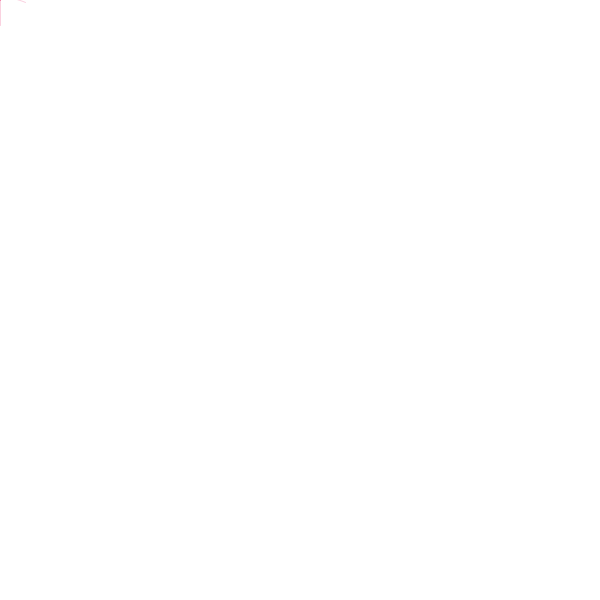
Frame 1 (no input)
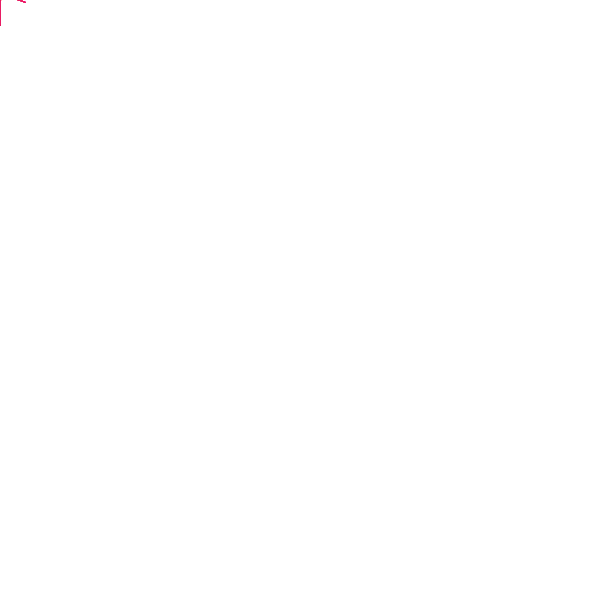
Frame 60 (the mouse pressed at the canvas centre just before this capture)
Frame 120 (the mouse held since frame 60 and released just before this capture): identical to frame 60, image omitted

The Processing sketch that drew these frames (run headless with seeded random() and noise(); from frame 60 on, the mouse is pressed at the canvas centre):

// Processing sketch: processing_26589
// ── processing_26589.pde

/* Written and coded by Alastair McDoougall Student Number z3335637 COFA UNSW April 2011*/

//--------------------------The Variable set up--------------------------//

//Stating variable for the code

int x;   // generic variable used below for creating a fill 
int y;  // generic variable used below for creating a fill 

int H;  // Variable used to randomly create a colour for the line/cure to draw in, named H to specify Hue
int S;  // Variable used to randomly create a colour for the line/cure to draw in, named S to specify Saturation
int V;  // Variable used to randomly create a colour for the line/cure to draw in, named V to specify Value/Brightness

float ufX;   // Variable used to trace mouse
float ufY;   // Variable used to trace mouse
float pufX;  // Variable used to trace mouse previous postion
float pufY;  // Variable used to trace mouse previous postion

float traceXY = 0.05; // Variable that determines the speed and easing amount the draw object follows the mouse


//--------------------------The setup section--------------------------//
void setup () {

  size(600,600);         // the size of the window
  background(255);       // thw default colour of the background currently set to white
  smooth();
  H = int(random(360));  //  Random variable 0-360 to determine Hue colour
  S = int(random(100));  //  Random variable 0-100 to determine Saturation
  V = int(random(100));  //  Random variable 0-100 to determine Brigthness
  x = width;             // Variable based on width of window
  y = height;            // Variable based on height of window
}


//--------------------------The draw setup section--------------------------//
void draw () {
  // Following section use to creat the mouse follow speed and easing
  pufX = ufX;
  pufY = ufY;

  ufX = ufX + traceXY * (mouseX - ufX);
  ufY = ufY + traceXY * (mouseY - ufY);

  fill(0,0,0,0); // Create a fill base on predetermined variable


  //--------------------------The main drawing function--------------------------//

  if (mousePressed) {    // When the mouse if pressed the colour of the line changes randomly
    H = int(random(360));
    S = int(random(100));
    V = int(random(100));
  }
  else {               // the actual drawing Section
    stroke(H,S,V,50);
      line(pufX,pufY,mouseX,ufX+S);
      line(pufX,pufY,mouseX,ufX-S);
      curve(pufX+2,pufY+2,mouseX+S,ufX+2,mouseY/2,pufY/2,pufX+S,S*2);
      curve(pufX,pufY,mouseX,ufX,mouseY,pufY,V,S);
    println("H = " + H +" S = "+ S + " V = "+ V);
  }
  if (keyPressed == true) { // Reset the window by apply a whtie backround over everything
    background(255);
  }
}
